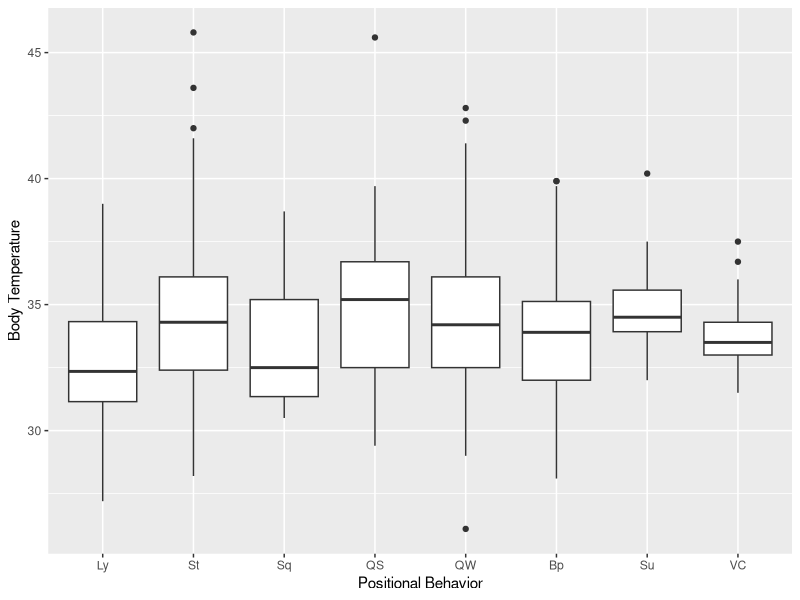
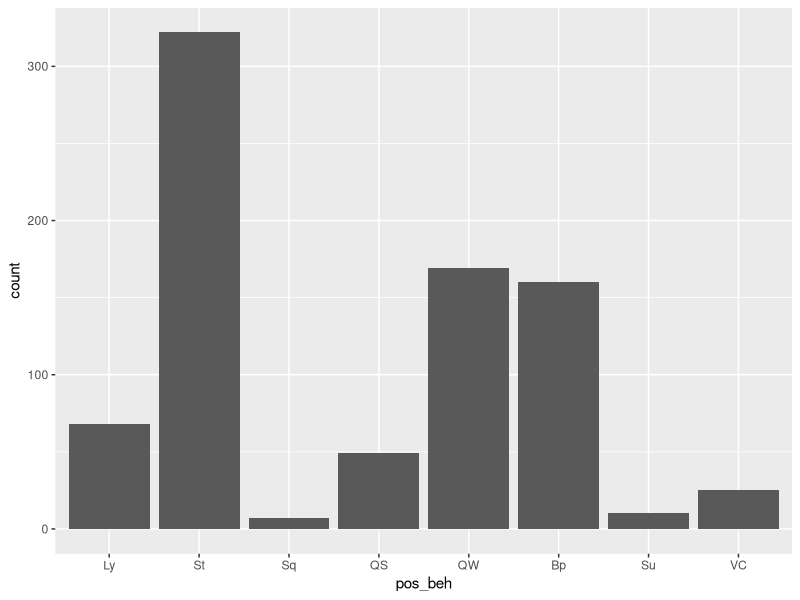
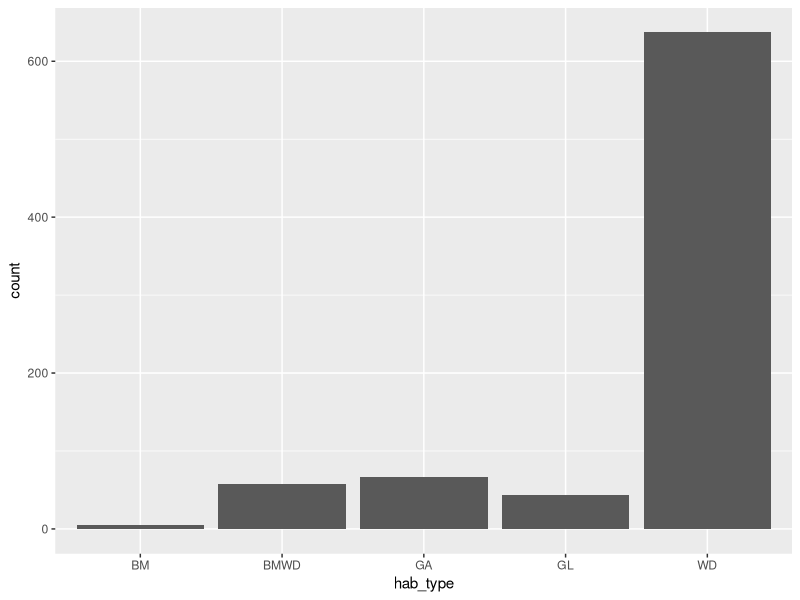
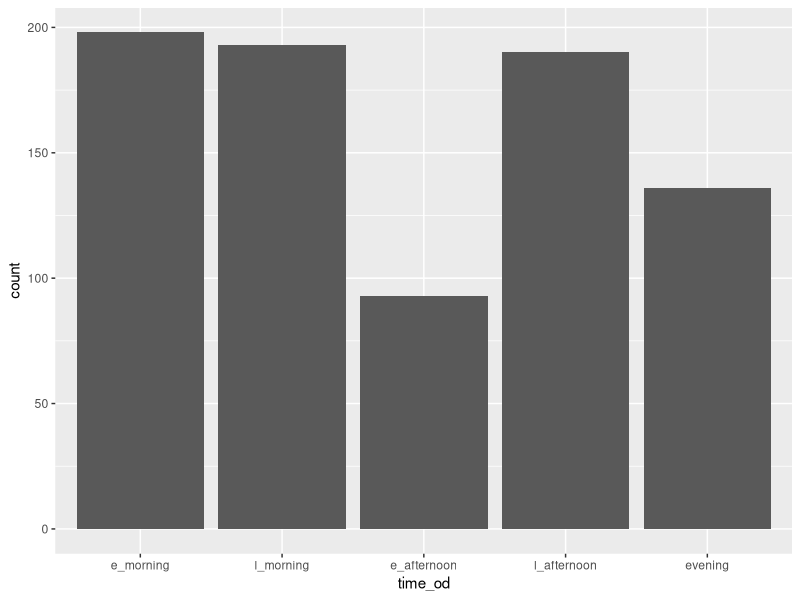
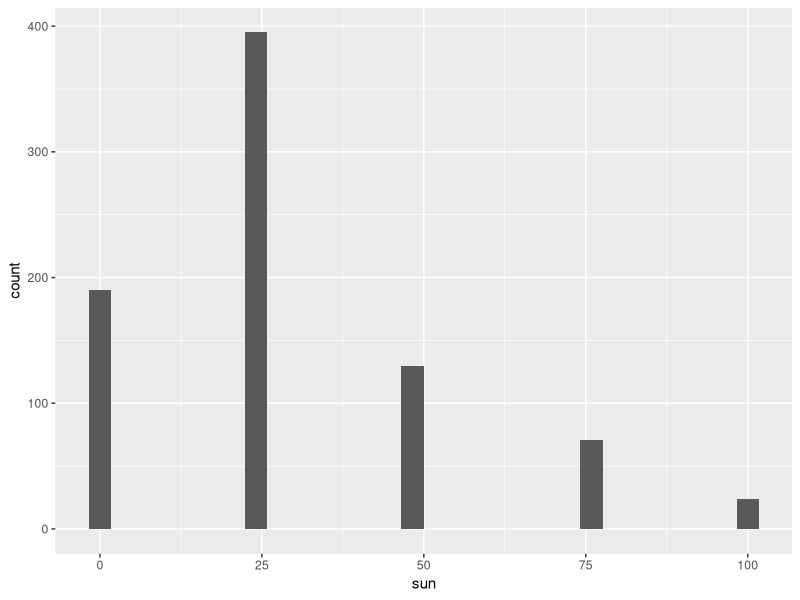

Reproduce these figures in R, in order.
# load libraries
library(tidyverse) 
library(readr) 
library(lubridate)
library(magrittr)
library(ggplot2)
library(car)
library(emmeans)
library(lme4)

##read in data
prelim_tidy <- read_csv("_data/_tidy/prelim_data_tidycols.csv")
View(prelim_tidy)

#Omit any missing values:
summary(is.na(prelim_tidy))

prelim_temp<-na.omit(prelim_tidy)
View(prelim_temp)

#Combine positional behaviors into smaller categories
# suspensory = Cb, Br & QM
#Vertical climb and cling together
prelim_temp$pos_beh[prelim_temp$pos_beh == "Cb"] <- "Su"
prelim_temp$pos_beh[prelim_temp$pos_beh == "Br"] <- "Su"
prelim_temp$pos_beh[prelim_temp$pos_beh == "QM"] <- "Su"
prelim_temp$pos_beh[prelim_temp$pos_beh == "Vci"] <- "VC"
prelim_temp$pos_beh[prelim_temp$pos_beh == "Abp"] <- "Bp"
prelim_temp$pos_beh[prelim_temp$pos_beh == "BpS"] <- "Bp"
prelim_temp$pos_beh[prelim_temp$pos_beh == "BpW"] <- "Bp"

############
##re-order levels
prelim_temp$time_od <- factor(prelim_temp$time_od, levels = c("e_morning", "l_morning", "e_afternoon", "l_afternoon", "evening"))
prelim_temp$pos_beh <- factor(prelim_temp$pos_beh, levels = c("Ly", "St", "Sq", "QS", "QW", "Bp", "Su", "VC"))


##plotting
ggplot(prelim_temp, aes(pos_beh, therm_t)) +
  geom_boxplot() + labs(x="Positional Behavior", y="Body Temperature")

##counts
ggplot(prelim_temp, aes(pos_beh))+
  geom_bar(stat="count")  ###maybe combine squat and sit

ggplot(prelim_temp, aes(hab_type))+
  geom_bar(stat="count") ###can I combine bamboo with bamboo woodland?

ggplot(prelim_temp, aes(time_od))+
  geom_bar(stat="count")

ggplot(prelim_temp, aes(sun))+
  geom_histogram()
